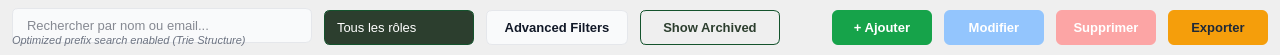
        <widget class="QFrame" name="actionBarFrame">
         <property name="minimumSize">
          <size>
           <width>0</width>
           <height>55</height>
          </size>
         </property>
         <property name="maximumSize">
          <size>
           <width>16777215</width>
           <height>55</height>
          </size>
         </property>
         <property name="styleSheet">
          <string notr="true">QFrame#actionBarFrame {
    background-color: white;
    border: 1px solid #e5e7eb;
    border-radius: 8px;
}</string>
         </property>
         <layout class="QHBoxLayout" name="actionBarLayout">
          <property name="spacing">
           <number>12</number>
          </property>
          <property name="leftMargin">
           <number>12</number>
          </property>
          <property name="topMargin">
           <number>8</number>
          </property>
          <property name="rightMargin">
           <number>12</number>
          </property>
          <property name="bottomMargin">
           <number>8</number>
          </property>
          <item>
           <widget class="QFrame" name="searchAdvancedFrame">
            <property name="styleSheet">
             <string notr="true">QFrame#searchAdvancedFrame { background: transparent; border: none; }</string>
            </property>
            <layout class="QVBoxLayout" name="searchAdvancedLayout">
             <property name="spacing">
              <number>6</number>
             </property>
             <property name="leftMargin">
              <number>0</number>
             </property>
             <property name="topMargin">
              <number>0</number>
             </property>
             <property name="rightMargin">
              <number>0</number>
             </property>
             <property name="bottomMargin">
              <number>0</number>
             </property>
             <item>
              <widget class="QLineEdit" name="searchField">
               <property name="minimumSize">
                <size>
                 <width>300</width>
                 <height>35</height>
                </size>
               </property>
               <property name="styleSheet">
                <string notr="true">QLineEdit {
    background-color: #f9fafb;
    border: 1px solid #e5e7eb;
    border-radius: 6px;
    padding: 6px 12px;
    font-size: 13px;
    color: #111827;
}
QLineEdit:focus {
    border: 2px solid #22c55e;
}</string>
               </property>
               <property name="placeholderText">
                <string>Rechercher par nom ou email...</string>
               </property>
              </widget>
             </item>
             <item>
              <widget class="QLabel" name="trieIndicatorLabel">
               <property name="styleSheet">
                <string notr="true">color: #6b7280; font-size: 11px; font-style: italic; background: transparent;</string>
               </property>
               <property name="text">
                <string>Optimized prefix search enabled (Trie Structure)</string>
               </property>
              </widget>
             </item>
            </layout>
           </widget>
          </item>
          <item>
           <widget class="QComboBox" name="roleFilter">
            <property name="minimumSize">
             <size>
              <width>150</width>
              <height>35</height>
             </size>
            </property>
            <property name="styleSheet">
             <string notr="true">QComboBox {
    background-color: #2c3e2e;
    color: white;
    border: 1px solid #14532d;
    border-radius: 6px;
    padding: 6px 12px;
    font-size: 13px;
}
QComboBox::drop-down {
    border: none;
    width: 20px;
}
QComboBox QAbstractItemView {
    background-color: #2c3e2e;
    color: white;
    selection-background-color: #14532d;
    border: 1px solid #14532d;
}</string>
            </property>
            <item>
             <property name="text">
              <string>Tous les rôles</string>
             </property>
            </item>
            <item>
             <property name="text">
              <string>Admin</string>
             </property>
            </item>
            <item>
             <property name="text">
              <string>Opérateur</string>
             </property>
            </item>
            <item>
             <property name="text">
              <string>Manager</string>
             </property>
            </item>
           </widget>
          </item>
          <item>
           <widget class="QToolButton" name="btnAdvancedFilters">
            <property name="minimumSize">
             <size>
              <width>140</width>
              <height>35</height>
             </size>
            </property>
            <property name="styleSheet">
             <string notr="true">QToolButton {
    background-color: #f9fafb;
    color: #111827;
    border: 1px solid #e5e7eb;
    border-radius: 6px;
    padding: 6px 12px;
    font-size: 13px;
    font-weight: 600;
}
QToolButton:hover {
    background-color: #ffffff;
}</string>
            </property>
            <property name="text">
             <string>Advanced Filters</string>
            </property>
            <property name="checkable">
             <bool>true</bool>
            </property>
            <property name="checked">
             <bool>false</bool>
            </property>
            <property name="toolButtonStyle">
             <enum>Qt::ToolButtonStyle::ToolButtonTextOnly</enum>
            </property>
           </widget>
          </item>
          <item>
           <widget class="QPushButton" name="btnShowArchived">
            <property name="minimumSize">
             <size>
              <width>140</width>
              <height>35</height>
             </size>
            </property>
            <property name="styleSheet">
             <string notr="true">QPushButton {
    background-color: transparent;
    color: #2c3e2e;
    border: 1px solid #14532d;
    border-radius: 6px;
    padding: 8px 16px;
    font-size: 13px;
    font-weight: 600;
}
QPushButton:hover {
    background-color: #dcfce7;
}</string>
            </property>
            <property name="text">
             <string>Show Archived</string>
            </property>
            <property name="checkable">
             <bool>true</bool>
            </property>
            <property name="checked">
             <bool>false</bool>
            </property>
           </widget>
          </item>
          <item>
           <spacer name="actionSpacer">
            <property name="orientation">
             <enum>Qt::Orientation::Horizontal</enum>
            </property>
            <property name="sizeHint" stdset="0">
             <size>
              <width>40</width>
              <height>20</height>
             </size>
            </property>
           </spacer>
          </item>
          <item>
           <widget class="QPushButton" name="btnAjouter">
            <property name="minimumSize">
             <size>
              <width>100</width>
              <height>35</height>
             </size>
            </property>
            <property name="styleSheet">
             <string notr="true">QPushButton {
    background-color: #16a34a;
    color: white;
    border: none;
    border-radius: 6px;
    padding: 8px 16px;
    font-size: 13px;
    font-weight: 600;
}
QPushButton:hover {
    background-color: #22c55e;
}</string>
            </property>
            <property name="text">
             <string>+ Ajouter</string>
            </property>
           </widget>
          </item>
          <item>
           <widget class="QPushButton" name="btnModifier">
            <property name="minimumSize">
             <size>
              <width>100</width>
              <height>35</height>
             </size>
            </property>
            <property name="styleSheet">
             <string notr="true">QPushButton {
    background-color: #2563eb;
    color: white;
    border: none;
    border-radius: 6px;
    padding: 8px 16px;
    font-size: 13px;
    font-weight: 600;
}
QPushButton:hover {
    background-color: #3b82f6;
}
QPushButton:disabled {
    background-color: #93c5fd;
}</string>
            </property>
            <property name="text">
             <string>Modifier</string>
            </property>
            <property name="enabled">
             <bool>false</bool>
            </property>
           </widget>
          </item>
          <item>
           <widget class="QPushButton" name="btnSupprimer">
            <property name="minimumSize">
             <size>
              <width>100</width>
              <height>35</height>
             </size>
            </property>
            <property name="styleSheet">
             <string notr="true">QPushButton {
    background-color: #dc2626;
    color: white;
    border: none;
    border-radius: 6px;
    padding: 8px 16px;
    font-size: 13px;
    font-weight: 600;
}
QPushButton:hover {
    background-color: #ef4444;
}
QPushButton:disabled {
    background-color: #fca5a5;
}</string>
            </property>
            <property name="text">
             <string>Supprimer</string>
            </property>
            <property name="enabled">
             <bool>false</bool>
            </property>
           </widget>
          </item>
          <item>
           <widget class="QPushButton" name="btnExporter">
            <property name="minimumSize">
             <size>
              <width>100</width>
              <height>35</height>
             </size>
            </property>
            <property name="styleSheet">
             <string notr="true">QPushButton {
    background-color: #f59e0b;
    color: #1f2937;
    border: none;
    border-radius: 6px;
    padding: 8px 16px;
    font-size: 13px;
    font-weight: 600;
}
QPushButton:hover {
    background-color: #fbbf24;
}</string>
            </property>
            <property name="text">
             <string>Exporter</string>
            </property>
           </widget>
          </item>
         </layout>
        </widget>
